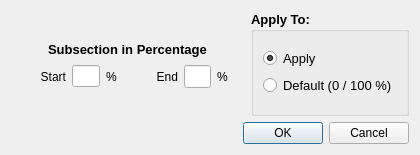
<?xml version="1.0" encoding="UTF-8"?>
<ui version="4.0">
 <class>subsection</class>
 <widget class="QDialog" name="subsection">
  <property name="geometry">
   <rect>
    <x>0</x>
    <y>0</y>
    <width>420</width>
    <height>155</height>
   </rect>
  </property>
  <property name="windowTitle">
   <string>Extrap Subsection</string>
  </property>
  <layout class="QGridLayout" name="gridLayout_2">
   <item row="0" column="0">
    <layout class="QHBoxLayout" name="horizontalLayout_3">
     <item>
      <layout class="QVBoxLayout" name="verticalLayout_2">
       <item>
        <spacer name="verticalSpacer_2">
         <property name="orientation">
          <enum>Qt::Vertical</enum>
         </property>
         <property name="sizeHint" stdset="0">
          <size>
           <width>20</width>
           <height>40</height>
          </size>
         </property>
        </spacer>
       </item>
       <item>
        <layout class="QHBoxLayout" name="horizontalLayout_2">
         <item>
          <spacer name="horizontalSpacer_3">
           <property name="orientation">
            <enum>Qt::Horizontal</enum>
           </property>
           <property name="sizeHint" stdset="0">
            <size>
             <width>40</width>
             <height>20</height>
            </size>
           </property>
          </spacer>
         </item>
         <item>
          <widget class="QLabel" name="subsection_label">
           <property name="font">
            <font>
             <pointsize>10</pointsize>
             <weight>75</weight>
             <bold>true</bold>
            </font>
           </property>
           <property name="text">
            <string>Subsection in Percentage</string>
           </property>
          </widget>
         </item>
         <item>
          <spacer name="horizontalSpacer_4">
           <property name="orientation">
            <enum>Qt::Horizontal</enum>
           </property>
           <property name="sizeHint" stdset="0">
            <size>
             <width>40</width>
             <height>20</height>
            </size>
           </property>
          </spacer>
         </item>
        </layout>
       </item>
       <item>
        <layout class="QHBoxLayout" name="horizontalLayout" stretch="2,1,0,2,1,1">
         <item>
          <widget class="QLabel" name="start_label">
           <property name="text">
            <string>Start</string>
           </property>
           <property name="alignment">
            <set>Qt::AlignRight|Qt::AlignTrailing|Qt::AlignVCenter</set>
           </property>
          </widget>
         </item>
         <item>
          <widget class="QLineEdit" name="start_value"/>
         </item>
         <item>
          <widget class="QLabel" name="start_units">
           <property name="text">
            <string>%</string>
           </property>
          </widget>
         </item>
         <item>
          <widget class="QLabel" name="end_lable">
           <property name="text">
            <string>End</string>
           </property>
           <property name="alignment">
            <set>Qt::AlignRight|Qt::AlignTrailing|Qt::AlignVCenter</set>
           </property>
          </widget>
         </item>
         <item>
          <widget class="QLineEdit" name="end_value">
           <property name="font">
            <font>
             <pointsize>10</pointsize>
            </font>
           </property>
          </widget>
         </item>
         <item>
          <widget class="QLabel" name="end_units">
           <property name="text">
            <string>%</string>
           </property>
          </widget>
         </item>
        </layout>
       </item>
       <item>
        <spacer name="verticalSpacer">
         <property name="orientation">
          <enum>Qt::Vertical</enum>
         </property>
         <property name="sizeHint" stdset="0">
          <size>
           <width>20</width>
           <height>40</height>
          </size>
         </property>
        </spacer>
       </item>
      </layout>
     </item>
     <item>
      <widget class="QGroupBox" name="gb_hoffset">
       <property name="font">
        <font>
         <pointsize>10</pointsize>
         <weight>75</weight>
         <bold>true</bold>
        </font>
       </property>
       <property name="title">
        <string>Apply To:</string>
       </property>
       <layout class="QGridLayout" name="gridLayout">
        <item row="0" column="0">
         <layout class="QVBoxLayout" name="verticalLayout">
          <item>
           <widget class="QRadioButton" name="rb_new">
            <property name="font">
             <font>
              <pointsize>10</pointsize>
              <weight>50</weight>
              <bold>false</bold>
             </font>
            </property>
            <property name="text">
             <string>Apply</string>
            </property>
            <property name="checked">
             <bool>true</bool>
            </property>
           </widget>
          </item>
          <item>
           <widget class="QRadioButton" name="rb_default">
            <property name="font">
             <font>
              <pointsize>10</pointsize>
              <weight>50</weight>
              <bold>false</bold>
             </font>
            </property>
            <property name="text">
             <string>Default (0 / 100 %)</string>
            </property>
           </widget>
          </item>
         </layout>
        </item>
       </layout>
      </widget>
     </item>
    </layout>
   </item>
   <item row="1" column="0">
    <widget class="QDialogButtonBox" name="buttonBox">
     <property name="orientation">
      <enum>Qt::Horizontal</enum>
     </property>
     <property name="standardButtons">
      <set>QDialogButtonBox::Cancel|QDialogButtonBox::Ok</set>
     </property>
    </widget>
   </item>
  </layout>
 </widget>
 <resources/>
 <connections>
  <connection>
   <sender>buttonBox</sender>
   <signal>accepted()</signal>
   <receiver>subsection</receiver>
   <slot>accept()</slot>
   <hints>
    <hint type="sourcelabel">
     <x>248</x>
     <y>254</y>
    </hint>
    <hint type="destinationlabel">
     <x>157</x>
     <y>274</y>
    </hint>
   </hints>
  </connection>
  <connection>
   <sender>buttonBox</sender>
   <signal>rejected()</signal>
   <receiver>subsection</receiver>
   <slot>reject()</slot>
   <hints>
    <hint type="sourcelabel">
     <x>316</x>
     <y>260</y>
    </hint>
    <hint type="destinationlabel">
     <x>286</x>
     <y>274</y>
    </hint>
   </hints>
  </connection>
 </connections>
</ui>
